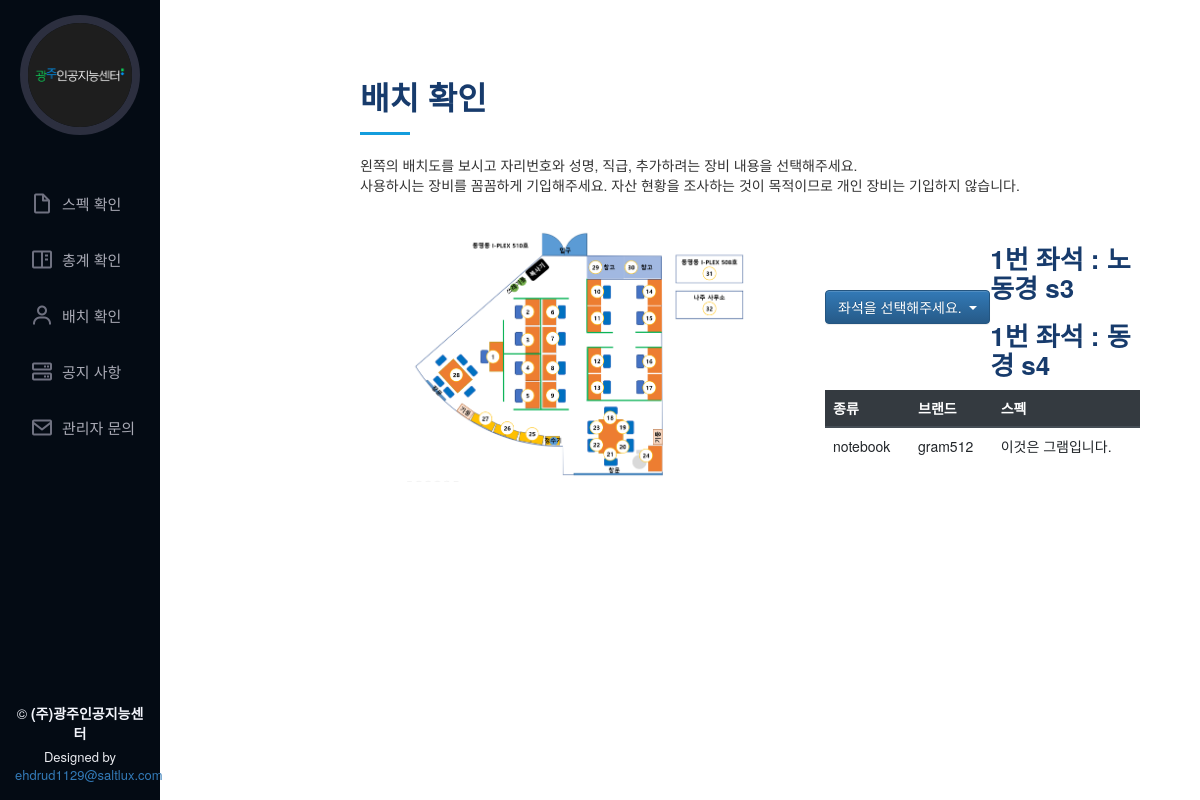
The app's page /check_seat/1, older data.
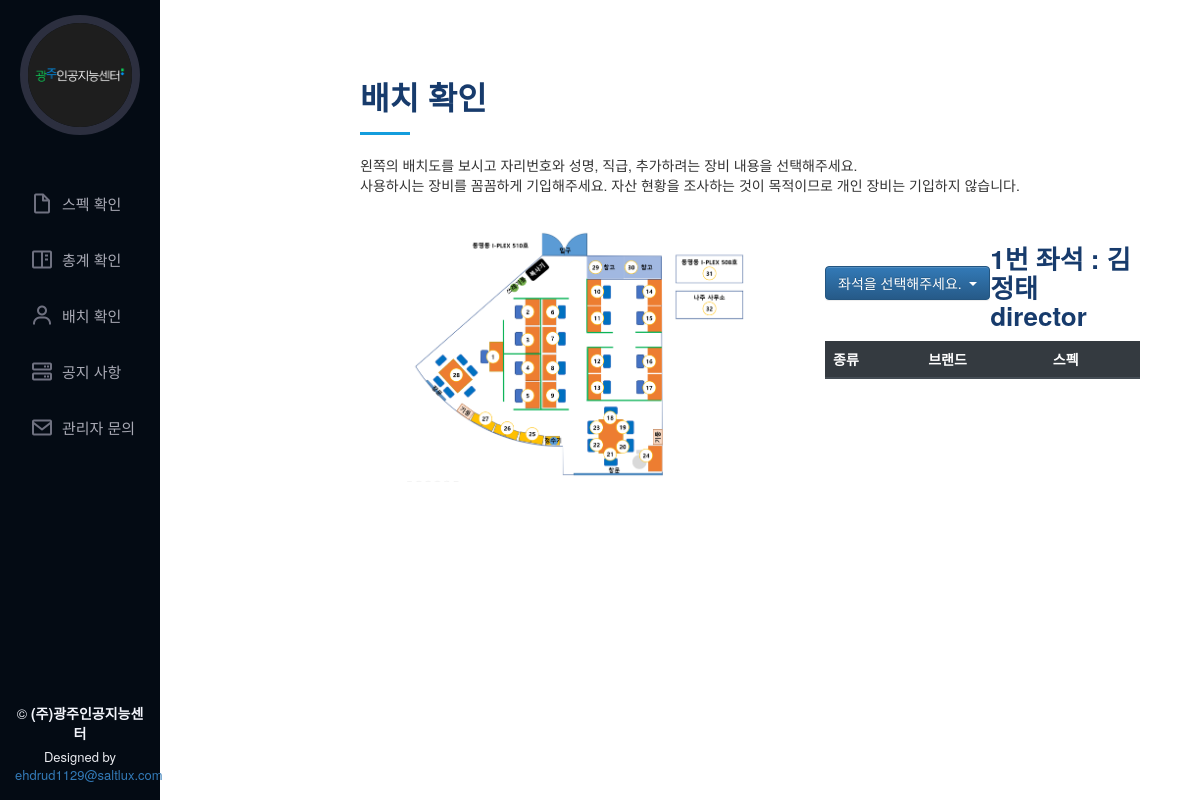
The same page, newer data.
### app_equipments/models.py (models this page shows)
class User(models.Model):
    user_id = models.AutoField(primary_key=True)
    name = models.CharField(max_length=20, default='')  # CharField should be indicated with max_length
    rank = models.CharField(max_length=20, default='', choices=RANK_CHOICES)
    seat = models.IntegerField(default=1, unique=True)
    def __str__(self):
        return str(self.name) + " | " + str(self.seat)

class Device(models.Model):
    device_id = models.AutoField(primary_key=True)
    type = models.CharField(max_length=20, default='', choices=TYPE_CHOICES)
    brand = models.CharField(max_length=20, default='', choices=BRAND_CHOICES)
    purchase_date = DateField(blank=True, default=datetime.date.today)
    spec = models.TextField(blank=True, default='')
    def __str__(self):
        return str(self.type) + " | " + str(self.brand)

### app_equipments/views.py (the view)
# urls.py: path('check_seat/<int:seat>', check_seat, name='check_seat'),
def check_seat(request, seat):
    seat_all = User.objects.all()
    print('1 :', seat_all)
    seat_list = []
    for i in seat_all:
        seat_list.append(i.seat)
    seat_list.sort()
    print('2 :', seat_list)
    user = User.objects.filter(seat=seat)
    print('3 :', user)
    usage = Usage.objects.filter(user_id=user[0].user_id).order_by('device_id')
    print('4 :', usage)
    device_usage_info = []
    for i in usage:
        device = str(i.device_id).split('|')
        device_usage = Device.objects.filter(type=device[0].strip(), brand=device[1].strip())
        device_info = {
            'type': device[0],
            'brand': device[1],
            'spec': device_usage[0].spec
        }
        device_usage_info.append(device_info)
    return render(request, 'app_equipments/menu/check_seat.html', {'seat_list':seat_list, 'user': user, 'device_usage_info': device_usage_info})

### app_equipments/models.py (called while the page is built)
    def __str__(self):
        return str(self.user_id) + " | " + str(self.device_id)

### app_equipments/templates/app_equipments/menu/check_seat.html (shortened to what this page needs)
{% extends 'app_equipments/base/base.html' %}
{% load static %}
{% block content %}
<main id="main">
  <section id="about" class="about">
    <div class="container about-area">
      <div class="section-title">
        <h2>배치 확인</h2>
        <p>왼쪽의 배치도를 보시고 자리번호와 성명, 직급,  추가하려는 장비 내용을 선택해주세요.</p>
        <p>사용하시는 장비를 꼼꼼하게 기입해주세요. 자산 현황을 조사하는 것이 목적이므로 개인 장비는 기입하지 않습니다.</p>
      </div>
      <div class="row">
        <div class="col-lg-6" data-aos="fade-right">
          <img src='{% static "app_equipments/assets/img/seats.PNG" %}' class="img-seats" alt="">
        </div>
        <div class="col-lg-6 pt-4 pt-lg-0 content" data-aos="fade-left">
          <div class="col-lg-12">
            <div>
              <table>
                <tr>
                  <td width="43%">
                    <div class="dropdown">
                      <button type="button" class="btn btn-primary dropdown-toggle" data-toggle="dropdown" aria-haspopup="true" aria-expanded="false">
                      좌석을 선택해주세요.
                      </button>
                    </div>
                  </td>
                  <td>
                    {% for user_info in user %}
                    <h3>{{user_info.seat}}번 좌석 : {{user_info.name}} {{user_info.rank}}</h3>
                    {% endfor %}
                  </td>
                </tr>
              </table>
            </div>
            <table class="table">
              <thead class="thead-dark">
                <tr>
                  <th scope="col">종류</th>
                  <th scope="col">브랜드</th>
                  <th scope="col">스펙</th>
                </tr>
              </thead>
              <tbody>
              {% for device_info in device_usage_info %}
                <tr>
                  <td>{{device_info.type}}</td>
                  <td>{{device_info.brand}}</td>
                  <td>{{device_info.spec}}</td>
                </tr>
              {% endfor %}
              </tbody>
            </table>
          </div>
        </div>
      </div>
    </div>
  </section>
</main>
{% endblock %}

### app_equipments/templates/app_equipments/base/base.html (shortened to what this page needs)
<!DOCTYPE html>
{% load static %}
<html lang="en">
<head>
  <link href='{% static "app_equipments/assets/vendor/bootstrap/css/bootstrap.min.css" %}' rel="stylesheet">
  <link href='{% static "app_equipments/assets/vendor/icofont/icofont.min.css" %}' rel="stylesheet">
  <link href='{% static "app_equipments/assets/vendor/boxicons/css/boxicons.min.css" %}' rel="stylesheet">
  <link href='{% static "app_equipments/assets/vendor/venobox/venobox.css" %}' rel="stylesheet">
  <link href='{% static "app_equipments/assets/vendor/owl.carousel/assets/owl.carousel.min.css" %}' rel="stylesheet">
  <link href='{% static "app_equipments/assets/vendor/aos/aos.css" %}' rel="stylesheet">
  <link href='{% static "app_equipments/assets/css/style.css" %}' rel="stylesheet">
  <link rel="stylesheet" href="https://maxcdn.bootstrapcdn.com/bootstrap/3.3.2/css/bootstrap.min.css">
  <link rel="stylesheet" href="https://maxcdn.bootstrapcdn.com/bootstrap/3.3.2/css/bootstrap-theme.min.css">
  <link href="http://netdna.bootstrapcdn.com/twitter-bootstrap/2.3.1/css/bootstrap-combined.min.css" rel="stylesheet">
  <link rel="stylesheet" href="https://cdn.jsdelivr.net/npm/bootstrap-select@1.13.14/dist/css/bootstrap-select.min.css">
</head>
<body>
  {% block content %}
  {% endblock %}
  <header id="header">
    <div class="d-flex flex-column">
      <div class="profile">
        <a href="{% url 'home' %}"><img src='{% static "app_equipments/assets/img/profile-img.jpg" %}' alt="" class="img-fluid rounded-circle"></a>
      </div>
      <nav class="nav-menu">
        <ul>
          <li><a href="{% url 'check_spec' %}"><i class="bx bx-file-blank"></i> <span>스펙 확인</span></a></li>
          <li><a href="{% url 'check_total' %}"><i class="bx bx-book-content"></i><span>총계 확인</span></a></li>
          <li><a href="{% url 'check_seat' seat=1 %}"><i class="bx bx-user"></i> <span>배치 확인</span></a></li>
          <li><a href="{% url 'notification' %}"><i class="bx bx-server"></i><span>공지 사항</span></a></li>
          <li><a href="{% url 'mailing' %}"><i class="bx bx-envelope"></i><span>관리자 문의</span></a></li>
        </ul>
      </nav>
      <footer id="footer">
        <div class="copyright">
          &copy;
          <strong><span> (주)광주인공지능센터</span></strong>
        </div>
        <div class="credits">
          Designed by <a href="#contact">ehdrud1129@saltlux.com</a>
        </div>
      </footer>
    </div>
  </header>
</body>
</html>

### app_equipments/static/app_equipments/assets/css/style.css (style rules this page uses)
body { font-family: "Open Sans", sans-serif; color: #272829; }
a { color: #149ddd; }
h1, h2, h3, h4, h5, h6 { font-family: "Raleway", sans-serif; }
#header, #footer { width: 16rem !important; }
.container { width:100% !important; }
.about-area { max-width: 90%; }
.img-seats { width : 100%; height: auto; }
.col-lg-6 { padding-left: 6rem !important; padding-right: 0rem !important; }
#about { height: 60rem; }
#header { position: fixed; top: 0; left: 0; bottom: 0; width: 300px; transition: all ease-in-out 0.5s; z-index: 9997; transition: all 0.5s; padding: 0 15px; background: #040b14; overflow-y: auto; }
#header .profile img { margin: 15px auto; display: block; width: 120px; border: 8px solid #2c2f3f; }
#main { margin-left: 300px; }
.nav-menu { padding-top: 30px; }
.nav-menu * { margin: 0; padding: 0; list-style: none; }
.nav-menu > ul > li { position: relative; white-space: nowrap; }
.nav-menu a { display: flex; align-items: center; color: #a8a9b4; padding: 12px 15px; margin-bottom: 8px; transition: 0.3s; font-size: 15px; }
.nav-menu a i { font-size: 24px; padding-right: 8px; color: #6f7180; }
section { padding: 60px 0; overflow: hidden; }
.section-title { padding-bottom: 30px; }
.section-title h2 { font-size: 32px; font-weight: bold; margin-bottom: 20px; padding-bottom: 20px; position: relative; color: #173b6c; }
.section-title h2::after { content: ''; position: absolute; display: block; width: 50px; height: 3px; background: #149ddd; bottom: 0; left: 0; }
.section-title p { margin-bottom: 0; }
.about .content h3 { font-weight: 700; font-size: 26px; color: #173b6c; }
#footer { padding: 15px; color: #f4f6fd; font-size: 14px; position: fixed; left: 0; bottom: 0; width: 300px; z-index: 9999; background: #040b14; }
#footer .copyright { text-align: center; }
#footer .credits { padding-top: 5px; text-align: center; font-size: 13px; color: #eaebf0; }

Row changes from the older to the newer data that the page shows:
removed User: seat "1", name "노동경", rank "s3"
removed User: seat "1", name "동경", rank "s4"
removed Device: type "notebook", brand "gram512", spec "이것은 그램입니다."
now on this page (row edited): User: seat "1", name "김정태", rank "director"
